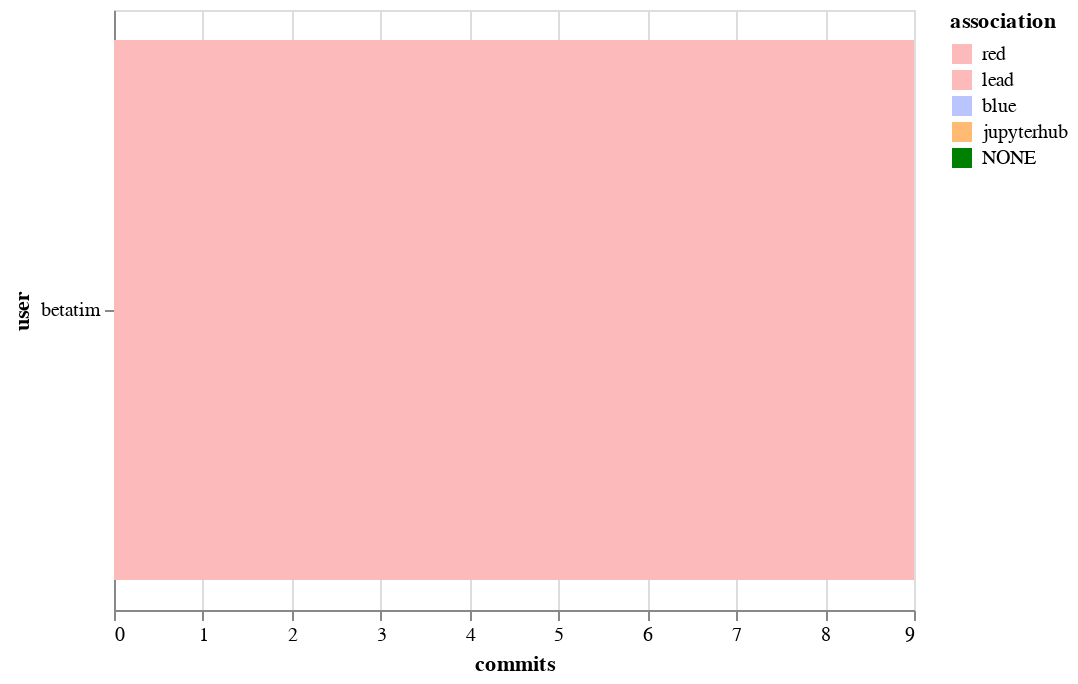

Notebook source saved alongside this figure:
### Code cell
alt.Chart(top_committers).mark_bar().encode(
    x='commits',
    y='user',
    color=alt.Color('association', scale=color_scale)
)

### Figure 1 — Vega-Lite specification as saved in the notebook (floating-point values rounded to 4 significant figures)
{"$schema": "https://vega.github.io/schema/vega-lite/v2.6.0.json", "config": {"view": {"height": 300, "width": 400}}, "data": {"name": "data-d89efc5c27e448d63178f1107ca760a3"}, "datasets": {"data-d89efc5c27e448d63178f1107ca760a3": [{"association": "red", "commits": 9, "user": "betatim"}]}, "encoding": {"color": {"field": "association", "scale": {"domain": ["red", "lead", "blue", "jupyterhub", "NONE"], "range": ["#fdbaba", "#fdbaba", "#bac5fd", "#ffbb74", "green"]}, "type": "nominal"}, "x": {"field": "commits", "type": "quantitative"}, "y": {"field": "user", "type": "nominal"}}, "mark": "bar"}
